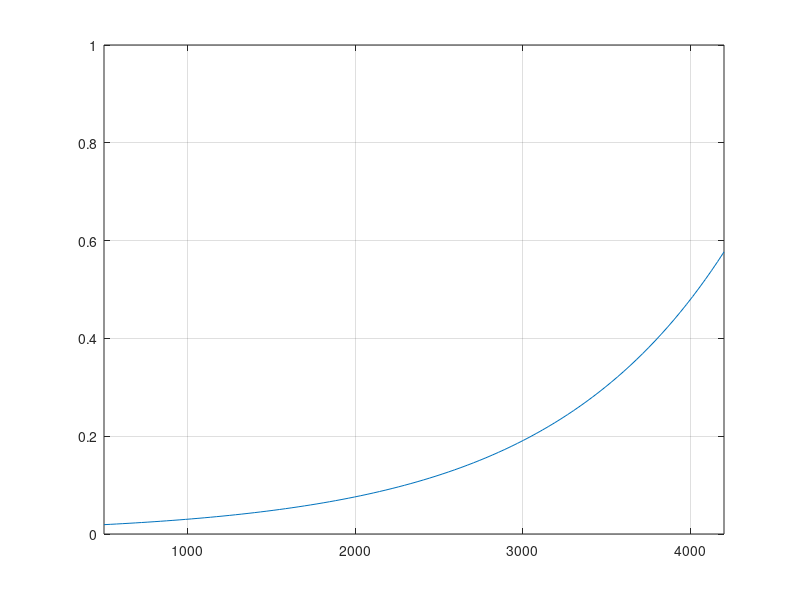

This figure's MATLAB source:
clear all
close all
clc

sigma_hormin = 5345;
pressure_avg = linspace(500,4200);

sigma_closure = sigma_hormin-pressure_avg;

lognorm_fraccond = -0.0004*sigma_closure+0.2191;

norm_fraccond = power(10,lognorm_fraccond);

plot(pressure_avg,norm_fraccond)

ylim([0,1]);
xlim([pressure_avg(1),pressure_avg(end)]);

grid on